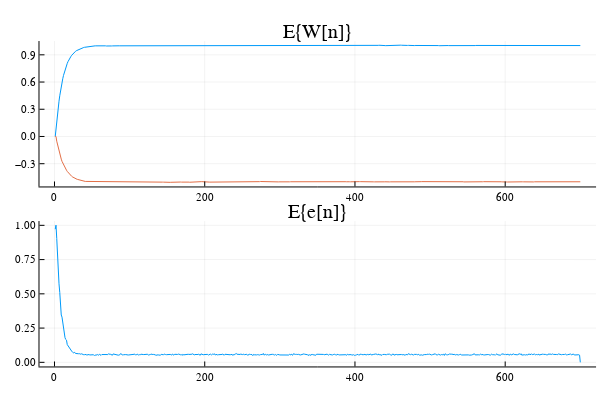

Write notebook code for a chart like this one.
### Code cell
p1 = plot(w', title = "E{W[n]}", legend = false)
p2 = plot(erro', title = "E{e[n]}", legend = false)
plot(p1, p2, layout = (2,1))

### Figure 1 — Plotly figure (JSON) as saved in the notebook; plotly's stock layout.template omitted (floating-point values rounded to 4 significant figures; data arrays with more than 128 entries replaced by an {"elided": "..."} marker saying what was removed)
{"data": [{"colorbar": {"title": ""}, "legendgroup": "y1", "line": {"color": "rgba(0, 154, 250, 1.000)", "dash": "solid", "shape": "linear", "width": 1}, "mode": "lines", "name": "y1", "showlegend": true, "type": "scatter", "x": {"elided": "700 int values"}, "xaxis": "x1", "y": {"elided": "700 float values"}, "yaxis": "y1", "zmax": null, "zmin": null}, {"colorbar": {"title": ""}, "legendgroup": "y2", "line": {"color": "rgba(227, 111, 71, 1.000)", "dash": "solid", "shape": "linear", "width": 1}, "mode": "lines", "name": "y2", "showlegend": true, "type": "scatter", "x": {"elided": "700 int values"}, "xaxis": "x1", "y": {"elided": "700 float values"}, "yaxis": "y1", "zmax": null, "zmin": null}, {"colorbar": {"title": ""}, "legendgroup": "y1", "line": {"color": "rgba(0, 154, 250, 1.000)", "dash": "solid", "shape": "linear", "width": 1}, "mode": "lines", "name": "y1", "showlegend": true, "type": "scatter", "x": {"elided": "700 int values"}, "xaxis": "x2", "y": {"elided": "700 float values"}, "yaxis": "y2", "zmax": null, "zmin": null}], "layout": {"annotations": [{"font": {"color": "rgba(0, 0, 0, 1.000)", "family": "sans-serif", "size": 20}, "rotation": 0, "showarrow": false, "text": "E{W[n]}", "x": 0.5296, "xanchor": "center", "xref": "paper", "y": 1, "yanchor": "top", "yref": "paper"}, {"font": {"color": "rgba(0, 0, 0, 1.000)", "family": "sans-serif", "size": 20}, "rotation": 0, "showarrow": false, "text": "E{e[n]}", "x": 0.5296, "xanchor": "center", "xref": "paper", "y": 0.5, "yanchor": "top", "yref": "paper"}], "height": 400, "margin": {"b": 20, "l": 0, "r": 0, "t": 20}, "paper_bgcolor": "rgba(255, 255, 255, 1.000)", "plot_bgcolor": "rgba(255, 255, 255, 1.000)", "showlegend": false, "width": 600, "xaxis1": {"anchor": "y1", "domain": [0.06582, 0.9934], "gridcolor": "rgba(0, 0, 0, 0.100)", "gridwidth": 0.5, "linecolor": "rgba(0, 0, 0, 1.000)", "mirror": false, "range": [-19.97, 721.0], "showgrid": true, "showline": true, "showticklabels": true, "tickangle": 0, "tickcolor": "rgb(0, 0, 0)", "tickfont": {"color": "rgba(0, 0, 0, 1.000)", "family": "sans-serif", "size": 11}, "tickmode": "array", "ticks": "inside", "ticktext": ["0", "200", "400", "600"], "tickvals": [0, 200, 400, 600], "title": "", "titlefont": {"color": "rgba(0, 0, 0, 1.000)", "family": "sans-serif", "size": 15}, "type": "-", "visible": true, "zeroline": false, "zerolinecolor": "rgba(0, 0, 0, 1.000)"}, "xaxis2": {"anchor": "y2", "domain": [0.06582, 0.9934], "gridcolor": "rgba(0, 0, 0, 0.100)", "gridwidth": 0.5, "linecolor": "rgba(0, 0, 0, 1.000)", "mirror": false, "range": [-19.97, 721.0], "showgrid": true, "showline": true, "showticklabels": true, "tickangle": 0, "tickcolor": "rgb(0, 0, 0)", "tickfont": {"color": "rgba(0, 0, 0, 1.000)", "family": "sans-serif", "size": 11}, "tickmode": "array", "ticks": "inside", "ticktext": ["0", "200", "400", "600"], "tickvals": [0, 200, 400, 600], "title": "", "titlefont": {"color": "rgba(0, 0, 0, 1.000)", "family": "sans-serif", "size": 15}, "type": "-", "visible": true, "zeroline": false, "zerolinecolor": "rgba(0, 0, 0, 1.000)"}, "yaxis1": {"anchor": "x1", "domain": [0.5376, 0.9415], "gridcolor": "rgba(0, 0, 0, 0.100)", "gridwidth": 0.5, "linecolor": "rgba(0, 0, 0, 1.000)", "mirror": false, "range": [-0.5508, 1.052], "showgrid": true, "showline": true, "showticklabels": true, "tickangle": 0, "tickcolor": "rgb(0, 0, 0)", "tickfont": {"color": "rgba(0, 0, 0, 1.000)", "family": "sans-serif", "size": 11}, "tickmode": "array", "ticks": "inside", "ticktext": ["−0.3", "0.0", "0.3", "0.6", "0.9"], "tickvals": [-0.3, 0, 0.3, 0.6, 0.9], "title": "", "titlefont": {"color": "rgba(0, 0, 0, 1.000)", "family": "sans-serif", "size": 15}, "type": "-", "visible": true, "zeroline": false, "zerolinecolor": "rgba(0, 0, 0, 1.000)"}, "yaxis2": {"anchor": "x2", "domain": [0.03762, 0.4415], "gridcolor": "rgba(0, 0, 0, 0.100)", "gridwidth": 0.5, "linecolor": "rgba(0, 0, 0, 1.000)", "mirror": false, "range": [-0.03004, 1.031], "showgrid": true, "showline": true, "showticklabels": true, "tickangle": 0, "tickcolor": "rgb(0, 0, 0)", "tickfont": {"color": "rgba(0, 0, 0, 1.000)", "family": "sans-serif", "size": 11}, "tickmode": "array", "ticks": "inside", "ticktext": ["0.00", "0.25", "0.50", "0.75", "1.00"], "tickvals": [0, 0.25, 0.5, 0.75, 1], "title": "", "titlefont": {"color": "rgba(0, 0, 0, 1.000)", "family": "sans-serif", "size": 15}, "type": "-", "visible": true, "zeroline": false, "zerolinecolor": "rgba(0, 0, 0, 1.000)"}}}
